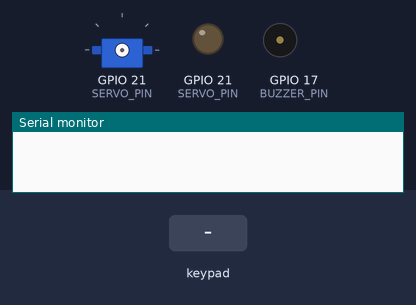
Recording of a sketch running on a simulated ESP32. Parts: servo, output pins drawn as LEDs (lit = HIGH), buzzer (waves = sounding, pin HIGH), the last lines printed to the serial monitor. Inputs (shaded band) come from the test bench. Servo pulses on a pin are drawn as a servo (544–2400 µs = 0–180°).

Above: at 1.2 s.
1.3 s: keypad keys 1 2 3 4 pressed 0.4 s apart
At 1.75 s:
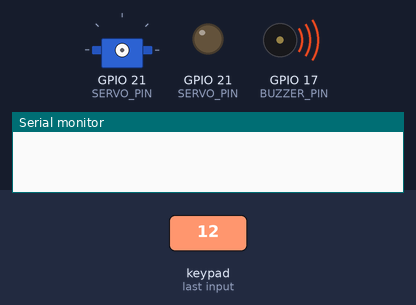
4.4 s: keypad keys 1 4 1 3 1 2 1 1 pressed 0.4 s apart
At 8.8 s:
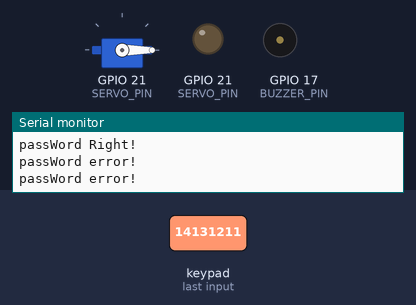
Timing chart, 0 to 10.3 s (numbered marks = the images above; inputs shaded):
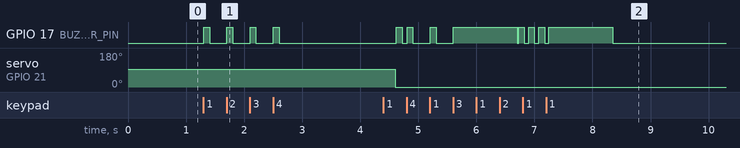

Measured:
- after the input at 1.3 s, GPIO 17 (BUZZER_PIN): alternates HIGH for 0.10 s and LOW for 0.30 s, 8 changes in all, then stays LOW, starting at once

The sketch:

sketch_22_keypad_lock_code.ino
```cpp
#include <Keypad.h>

#define SERVO_PIN 21
#define SERVO_CHN 0
#define SERVO_FRQ 50
#define SERVO_BIT 12
#define BUZZER_PIN 17

void servo_set_pin(int pin);
void servo_set_angle(int angle);

byte rowPins[4] = {14, 13, 12, 11};
byte colPins[4] = {10, 9, 8, 18};

char keys[4][4] = {
  {'1', '2', '3', 'A'},
  {'4', '5', '6', 'B'},
  {'7', '8', '9', 'C'},
  {'*', '0', '#', 'D'}
};

Keypad myKeypad = Keypad(makeKeymap(keys), rowPins, colPins, 4, 4);

char passWord[]= {"1234"};

void setup() {
  // put your setup code here, to run once:
  servo_set_pin(SERVO_PIN);
  pinMode(BUZZER_PIN, OUTPUT);
  Serial.begin(115200);
}

void loop() {
  // put your main code here, to run repeatedly:
  static char keyIn[4];
  static byte keyInNum = 0;
  char keyPressed = myKeypad.getKey();

  if (keyPressed) {
    digitalWrite(BUZZER_PIN, HIGH);
    delay(100);
    digitalWrite(BUZZER_PIN, LOW);

    keyIn[keyInNum++] = keyPressed;

    if (keyInNum == 4) {
      bool isRight = true;
      for (int i = 0; i < 4; i++) {
        if (keyIn[i] != passWord[i]) {
          isRight = false;
        }
      }
      if (isRight) {
        servo_set_angle(90);
        delay(2000);
        servo_set_angle(0);
        Serial.println("passWord Right!");
      } else {
        digitalWrite(BUZZER_PIN, HIGH);
        delay(1000);
        digitalWrite(BUZZER_PIN, LOW);
        Serial.println("passWord error!");
      }
      keyInNum = 0;
    }
  }
}

void servo_set_pin(int pin) {
  ledcSetup(SERVO_CHN, SERVO_FRQ, SERVO_BIT);
  ledcAttachPin(pin, SERVO_CHN);
}

void servo_set_angle(int angle) {
  if (angle > 180 || angle < 0) {
    return;
  }
  long pwm_value = map(angle, 0, 180, 103, 512);
  ledcWrite(SERVO_CHN, pwm_value);
}
```
